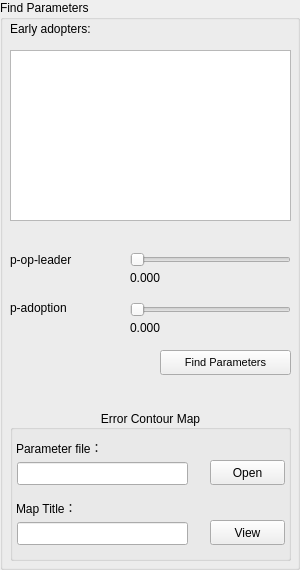
     <widget class="QGroupBox" name="groupBoxFindParameters">
      <property name="minimumSize">
       <size>
        <width>300</width>
        <height>0</height>
       </size>
      </property>
      <property name="maximumSize">
       <size>
        <width>300</width>
        <height>16777215</height>
       </size>
      </property>
      <property name="font">
       <font>
        <family>Microsoft YaHei UI</family>
        <pointsize>9</pointsize>
       </font>
      </property>
      <property name="title">
       <string>Find Parameters</string>
      </property>
      <widget class="QTextEdit" name="textEditSeedNodes">
       <property name="geometry">
        <rect>
         <x>10</x>
         <y>50</y>
         <width>281</width>
         <height>171</height>
        </rect>
       </property>
       <property name="frameShape">
        <enum>QFrame::StyledPanel</enum>
       </property>
      </widget>
      <widget class="QLabel" name="label_2">
       <property name="geometry">
        <rect>
         <x>10</x>
         <y>20</y>
         <width>141</width>
         <height>17</height>
        </rect>
       </property>
       <property name="text">
        <string>Early adopters:</string>
       </property>
      </widget>
      <widget class="QSlider" name="horizontalSliderPleader">
       <property name="enabled">
        <bool>false</bool>
       </property>
       <property name="geometry">
        <rect>
         <x>130</x>
         <y>250</y>
         <width>161</width>
         <height>20</height>
        </rect>
       </property>
       <property name="maximum">
        <number>1000</number>
       </property>
       <property name="orientation">
        <enum>Qt::Horizontal</enum>
       </property>
      </widget>
      <widget class="QLabel" name="label_3">
       <property name="geometry">
        <rect>
         <x>10</x>
         <y>250</y>
         <width>101</width>
         <height>20</height>
        </rect>
       </property>
       <property name="font">
        <font>
         <family>Arial</family>
         <pointsize>9</pointsize>
        </font>
       </property>
       <property name="text">
        <string>p-op-leader</string>
       </property>
      </widget>
      <widget class="QLabel" name="label_4">
       <property name="geometry">
        <rect>
         <x>10</x>
         <y>300</y>
         <width>101</width>
         <height>16</height>
        </rect>
       </property>
       <property name="font">
        <font>
         <family>Arial</family>
         <pointsize>9</pointsize>
        </font>
       </property>
       <property name="text">
        <string>p-adoption</string>
       </property>
      </widget>
      <widget class="QLabel" name="label_pleader_value">
       <property name="geometry">
        <rect>
         <x>130</x>
         <y>270</y>
         <width>111</width>
         <height>16</height>
        </rect>
       </property>
       <property name="text">
        <string>0.000</string>
       </property>
      </widget>
      <widget class="QSlider" name="horizontalSliderPNormal">
       <property name="enabled">
        <bool>false</bool>
       </property>
       <property name="geometry">
        <rect>
         <x>130</x>
         <y>300</y>
         <width>161</width>
         <height>20</height>
        </rect>
       </property>
       <property name="maximum">
        <number>1000</number>
       </property>
       <property name="orientation">
        <enum>Qt::Horizontal</enum>
       </property>
      </widget>
      <widget class="QLabel" name="label_padopter_value">
       <property name="geometry">
        <rect>
         <x>130</x>
         <y>320</y>
         <width>111</width>
         <height>16</height>
        </rect>
       </property>
       <property name="text">
        <string>0.000</string>
       </property>
      </widget>
      <widget class="QPushButton" name="pushButtonFindParameters">
       <property name="geometry">
        <rect>
         <x>160</x>
         <y>350</y>
         <width>131</width>
         <height>25</height>
        </rect>
       </property>
       <property name="font">
        <font>
         <family>Arial</family>
         <pointsize>8</pointsize>
        </font>
       </property>
       <property name="text">
        <string>Find Parameters</string>
       </property>
      </widget>
      <widget class="QGroupBox" name="groupBox_2">
       <property name="geometry">
        <rect>
         <x>10</x>
         <y>410</y>
         <width>281</width>
         <height>151</height>
        </rect>
       </property>
       <property name="title">
        <string>Error Contour Map</string>
       </property>
       <property name="alignment">
        <set>Qt::AlignCenter</set>
       </property>
       <widget class="QLabel" name="label_6">
        <property name="geometry">
         <rect>
          <x>6</x>
          <y>90</y>
          <width>101</width>
          <height>16</height>
         </rect>
        </property>
        <property name="text">
         <string>Map Title：</string>
        </property>
       </widget>
       <widget class="QLabel" name="label_5">
        <property name="geometry">
         <rect>
          <x>6</x>
          <y>30</y>
          <width>91</width>
          <height>16</height>
         </rect>
        </property>
        <property name="text">
         <string>Parameter file：</string>
        </property>
       </widget>
       <widget class="QLineEdit" name="lineEditParameterFile">
        <property name="geometry">
         <rect>
          <x>7</x>
          <y>52</y>
          <width>171</width>
          <height>23</height>
         </rect>
        </property>
       </widget>
       <widget class="QPushButton" name="pushButtonOpenParameter">
        <property name="geometry">
         <rect>
          <x>200</x>
          <y>50</y>
          <width>75</width>
          <height>25</height>
         </rect>
        </property>
        <property name="text">
         <string>Open</string>
        </property>
       </widget>
       <widget class="QLineEdit" name="lineEditMapTitle">
        <property name="geometry">
         <rect>
          <x>7</x>
          <y>112</y>
          <width>171</width>
          <height>23</height>
         </rect>
        </property>
       </widget>
       <widget class="QPushButton" name="pushButtonDrawCounterMap">
        <property name="geometry">
         <rect>
          <x>200</x>
          <y>110</y>
          <width>75</width>
          <height>25</height>
         </rect>
        </property>
        <property name="text">
         <string>View</string>
        </property>
       </widget>
      </widget>
      <zorder>textEditSeedNodes</zorder>
      <zorder>label_2</zorder>
      <zorder>horizontalSliderPleader</zorder>
      <zorder>label_3</zorder>
      <zorder>label_4</zorder>
      <zorder>label_pleader_value</zorder>
      <zorder>horizontalSliderPNormal</zorder>
      <zorder>label_padopter_value</zorder>
      <zorder>pushButtonFindParameters</zorder>
      <zorder>groupBox_2</zorder>
      <zorder>groupBoxNetworkGenerator</zorder>
     </widget>
